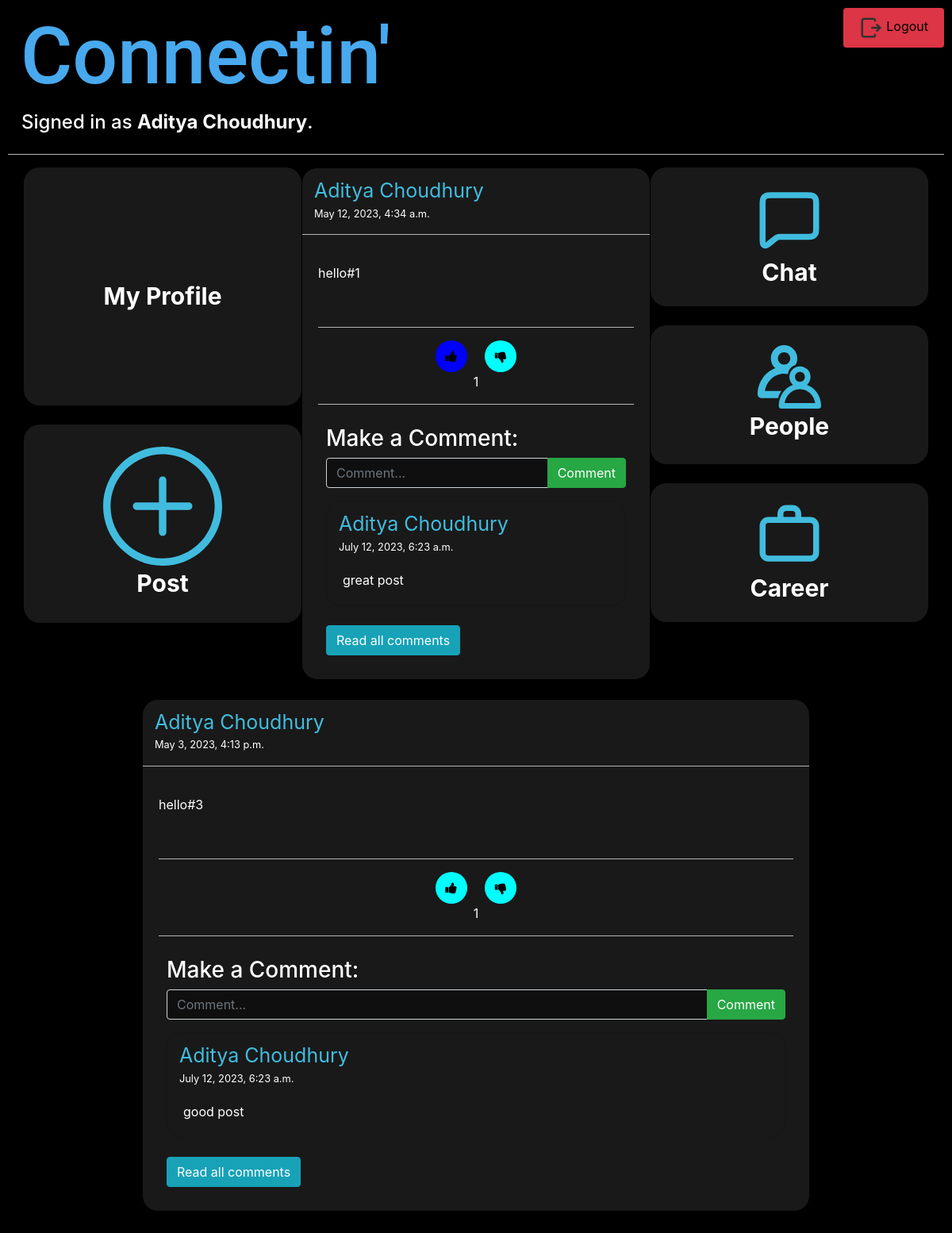
Page / (signed in) on the earlier database version.
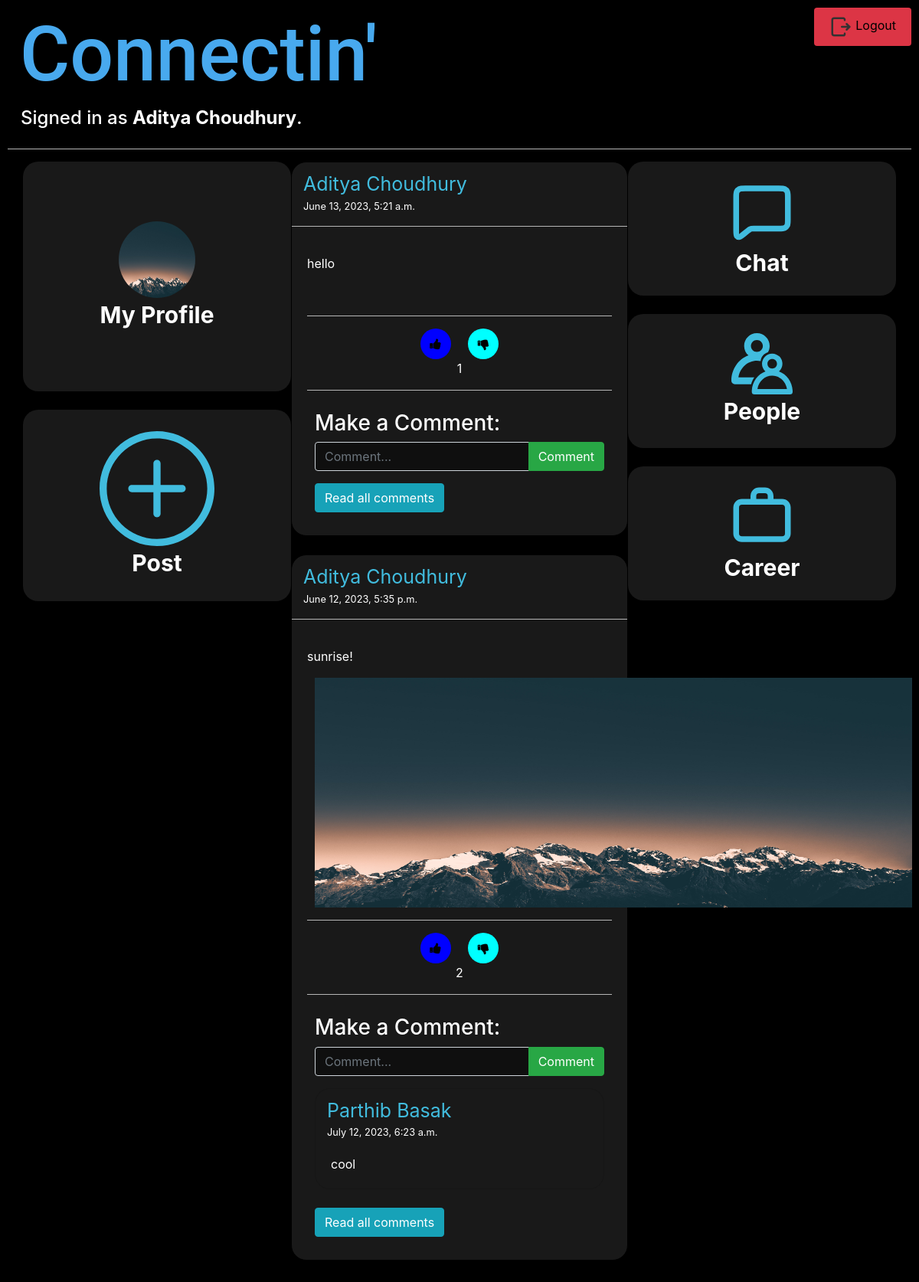
Same page on the later database version.
### lprofile/models.py (models this page shows, shortened)
class posts(models.Model):
    owner=models.ForeignKey(User,on_delete=models.CASCADE,blank=True,null=True,related_name="user")
    desc=models.CharField(max_length=1000)
    time=models.DateTimeField(auto_now_add=True)
    likes=models.ManyToManyField(User,related_name='likes')
    dislikes=models.ManyToManyField(User,related_name='dislikes')
    postimg=models.ImageField(null=True,blank=True,upload_to="media/postimages")
    def number_of_likes(self):
        return self.likes.count()
    def post_comms(self):
        return comments.objects.filter(c_post=self).first()

class comments(models.Model):
    comment_owner=models.ForeignKey(User,on_delete=models.CASCADE,blank=True,related_name='c_owner')
    c_post=models.ForeignKey(posts,on_delete=models.CASCADE,blank=True,null=True,related_name='c_post')
    time=models.DateTimeField(auto_now_add=True)
    message=models.CharField(max_length=300)

class profile1(models.Model):
    profowner=models.ForeignKey(User,on_delete=models.CASCADE,blank=True,null=True,related_name="profowner")
    role=models.CharField(max_length=10,default='Neither')
    profimg=models.ImageField(null=True,blank=True,upload_to="media/profimages")
    cv=models.FileField(null=True,blank=True,upload_to="media/cvfiles")
    about=models.CharField(max_length=300,blank=True)
    follower=models.ManyToManyField(User,related_name="follower",blank=True)
    followers=models.ManyToManyField(User,related_name="followers",blank=True)
    connections=models.ManyToManyField(User,related_name="connections",blank=True)
    requests=models.ManyToManyField(User,related_name="requests",blank=True)

### lprofile/views.py (the view)
# urls.py: path("",views.index,name="index"),
def index(request):
    posts2=posts.objects.all().order_by('-time')
    if request.user.is_authenticated:
        try:
            myprof=profile1.objects.get(profowner=request.user)
        except ObjectDoesNotExist:
            profile1(profowner=request.user).save()
        myprof=profile1.objects.get(profowner=request.user)
        return render(request,'lprofile/index.html',{
            'posts1':posts2,
            'myprof':myprof
        })
    else:
        return render(request,'lprofile/index.html',{
            'posts1':posts2,
        })

### lprofile/templates/lprofile/index.html (shortened to what the changed rows need)
{% extends "lprofile/layout.html" %}
{% block body %}
    {% if user.is_authenticated %}
    <div style="float: left;padding-left: 20px;">
    <a href="{% url 'profile1' uname=request.user %}">
        <button id="profilebutton" style="border: black;color: white;width: 350px; height: 300px;border-radius: 20px;background-color: rgb(25,25,25);">
            {% if myprof.profimg %}
            <img style="width: 100px; height: 100px;border-radius: 100px;" src="{{ myprof.profimg.url }}" alt="profpic">
            {% endif %}
            <br>
            <strong style="font-size: 30px;">My Profile</strong>
        </button>
    </a>
    <br><br>
    </div>
    {% for i in posts1 %}
        <div class="row justify-content-center">
            <div class="card" style=" border: 1px solid #000; width: 842px;">
                <a href="{% url 'profile1' uname=i.owner %}" style="padding-left: 15px;padding-top: 10px;font-size: 25px;">{{ i.owner.first_name }} {{ i.owner.last_name }}</a>
                <small style="padding-left: 15px">{{ i.time }}</small><hr>
                <div class="card-body">
                    <p class="card-text">{{ i.desc }}</p>
                    {% if i.postimg %}
                    <img src="{{ i.postimg.url }}" style="height: 300px; width: 800px;padding-left: 10px;padding-right: 10px;" alt="post_picture">
                    {% endif %}
                    <br>
                    <hr>
                    <div style="text-align: center">
                        {% if request.user not in i.likes.all %}
                        {% if request.user not in i.dislikes.all %}
                            <div style="display: inline-block;vertical-align: middle">
                                <button type="submit" onclick="like(`{{i.id}}`)" id="{{i.id}}" class="fa fa-thumbs-up" style="border-radius: 20px;width: 40px;height: 40px;background-color: cyan;border: rgb(25,25,25)"></button>
                            </div>
                            <div style="display: inline-block;vertical-align: middle">
                                <button type="submit" onclick="dislike(`{{i.id}}`)" id="dis{{i.id}}" class="fa fa-thumbs-down" style="border-radius: 20px;width: 40px;height: 40px;background-color: cyan;border: rgb(25,25,25)"></button>
                            </div>
                        {% endif %}
                        {% else %}
                        <div style="display: inline-block;vertical-align: middle">
                            <button type="submit" onclick="like(`{{i.id}}`)" id="{{i.id}}" class="fa fa-thumbs-up" style="border-radius: 20px;width: 40px;height: 40px;background-color: blue;border: rgb(25,25,25)"></button>
                        </div>
                        <div style="display: inline-block;vertical-align: middle">
                            <button type="submit" onclick="dislike(`{{i.id}}`)" id="dis{{i.id}}" class="fa fa-thumbs-down" style="border-radius: 20px;width: 40px;height: 40px;background-color: cyan;border: rgb(25,25,25)"></button>
                        </div>
                        {% endif %}
                        <p style="text-align: center;" id="likecount{{i.id}}">{{ i.number_of_likes }}</p>
                    <hr>
                    </div>
                    <div style="padding: 10px;">
                    <form action="{% url 'comments' i.id %}" method="POST">
                        <h3>Make a Comment:</h3>
                        <div class="input-group mb-3">
                            <input style="background-color: rgb(15,15,15);color: white;" type="text" class="form-control" name="message" placeholder="Comment..." aria-describedby="basic-addon2">
                            <div class="input-group-append">
                                <button class="btn btn-success" type="submit">Comment</button>
                            </div>
                        </div>
                    </form>
                    {% if i.post_comms %}
                    <div class="card">
                        <a href="{% url 'profile1' uname=i.post_comms.comment_owner %}" style="padding-left: 15px;padding-top: 10px;font-size: 25px;">{{ i.post_comms.comment_owner.first_name }} {{ i.post_comms.comment_owner.last_name }}</a>
                        <small style="padding-left: 15px;">{{ i.post_comms.time }}</small>
                        <div class="card-body">
                            <p class="card-text">{{ i.post_comms.message }}</p>
                        </div>
                    </div>
                    <br>
                    {% endif %}
                    <div>
                        <a href="{% url 'comments' i.id %}">
                            <button class="btn btn-info">
                                Read all comments
                            </button>
                        </a>
                    </div>
                    </div>
                </div>
            </div>
        </div>
        <br>
    {% endfor %}
    {% else %}
        <h1 style="text-align: center">Welcome!</h1>
    {% endif %}
{% endblock%}

Differences in the rows shown:
removed posts: owner.first_name "Aditya", owner.last_name "Choudhury", time "May 12, 2023, 4:34 a.m.", desc "hello#1", number_of_likes "1", post_comms.comment_owner.first_name "Aditya", post_comms.comment_owner.last_name "Choudhury", post_comms.time "July 12, 2023, 6:23 a.m.", post_comms.message "great post"
removed posts: owner.first_name "Aditya", owner.last_name "Choudhury", time "May 3, 2023, 4:13 p.m.", desc "hello#3", number_of_likes "1", post_comms.comment_owner.first_name "Aditya", post_comms.comment_owner.last_name "Choudhury", post_comms.time "July 12, 2023, 6:23 a.m.", post_comms.message "good post"
now on this page (row edited): profile1: profimg (picture)
added posts: owner.first_name "Aditya", owner.last_name "Choudhury", time "June 13, 2023, 5:21 a.m.", desc "hello", number_of_likes "1"
added posts: owner.first_name "Aditya", owner.last_name "Choudhury", time "June 12, 2023, 5:35 p.m.", desc "sunrise!", postimg (picture), number_of_likes "2", post_comms.comment_owner.first_name "Parthib", post_comms.comment_owner.last_name "Basak", post_comms.time "July 12, 2023, 6:23 a.m.", post_comms.message "cool"
